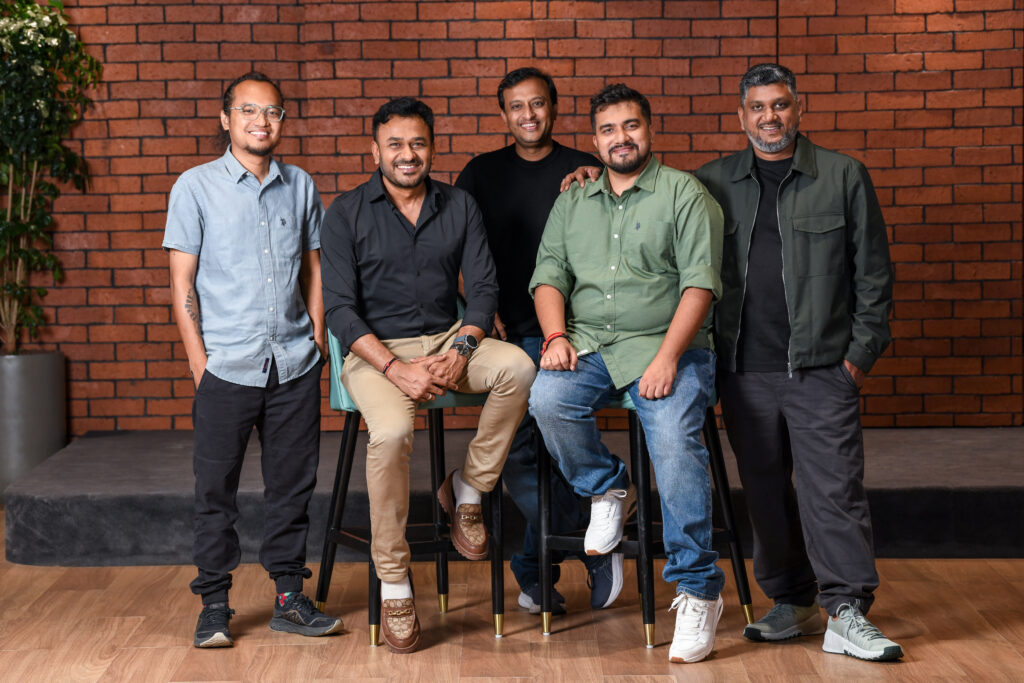
#> input picture data/candidates/candidate_1.jpg, 1024 x 683 px
$ python -i ela.py   (imports and definitions only)
#> lines starting #> are read from the running program, lines starting #| are printed output that depends on the picture
import io
import os
from pathlib import Path
from typing import Dict, Any, Optional
import numpy as np
from PIL import Image, ImageChops


def generate_ela(
    image_path: str,
    output_path: str,
    quality: int = 90,
    scale: int = 15,
) -> Dict[str, Any]:
    """
    Performs image manipulation analysis:
    - For JPEG: Computes Error Level Analysis (ELA) by re-saving at known quality,
      calculates statistical differences, scales the visualization, and extracts
      encoding properties.
    - For PNG: Explains why JPEG ELA is not methodologically valid for lossless formats,
      and performs lossless format/alpha channel inspection.
    - For WebP: Analyzes WebP compression format and characteristics.
    """
#> called with image_path = '../../data/candidates/candidate_1.jpg', output_path = 'out.png', quality = 90, scale = 15
    if not os.path.exists(image_path):
        raise FileNotFoundError(f"Source image not found: {image_path}")

    Path(output_path).parent.mkdir(parents=True, exist_ok=True)

    with Image.open(image_path) as img:
#> img is the input picture: PIL image 1024x683 RGB; mean R, G, B 96.3, 72.3, 63.1
        img_format = img.format.upper() if img.format else "UNKNOWN"
#> img_format = 'JPEG'
        width, height = img.size
#> width = 1024; height = 683
        mode = img.mode
#> mode = 'RGB'

        if img_format == "JPEG":
            return _analyze_jpeg_ela(img, output_path, quality, scale)
        elif img_format == "PNG":
            return _analyze_png(img, output_path)
        elif img_format == "WEBP":
            return _analyze_webp(img, output_path, quality, scale)
        else:
            return {
                "format": img_format,
                "ela_applicable": False,
                "ela_path": None,
                "methodology_note": f"Format '{img_format}' does not support standard JPEG Error Level Analysis.",
                "disclaimer": (
                    "Investigative notice: Error analysis is format-dependent. "
                    "Results are investigative indicators, not proof of manipulation."
                ),
            }


def _analyze_jpeg_ela(
    img: Image.Image,
    output_path: str,
    quality: int,
    scale: int,
) -> Dict[str, Any]:
    """Perform actual Error Level Analysis on a JPEG image."""
#> called with output_path = 'out.png', quality = 90, scale = 15
    # Convert to RGB for standardized comparison
    orig_rgb = img.convert("RGB")
    orig_arr = np.array(orig_rgb, dtype=np.float32)

    # Recompress at specified quality level in-memory
    buffer = io.BytesIO()
    orig_rgb.save(buffer, format="JPEG", quality=quality)
    buffer.seek(0)
    recompressed = Image.open(buffer).convert("RGB")
    recomp_arr = np.array(recompressed, dtype=np.float32)

    # Calculate absolute difference
    diff_arr = np.abs(orig_arr - recomp_arr)
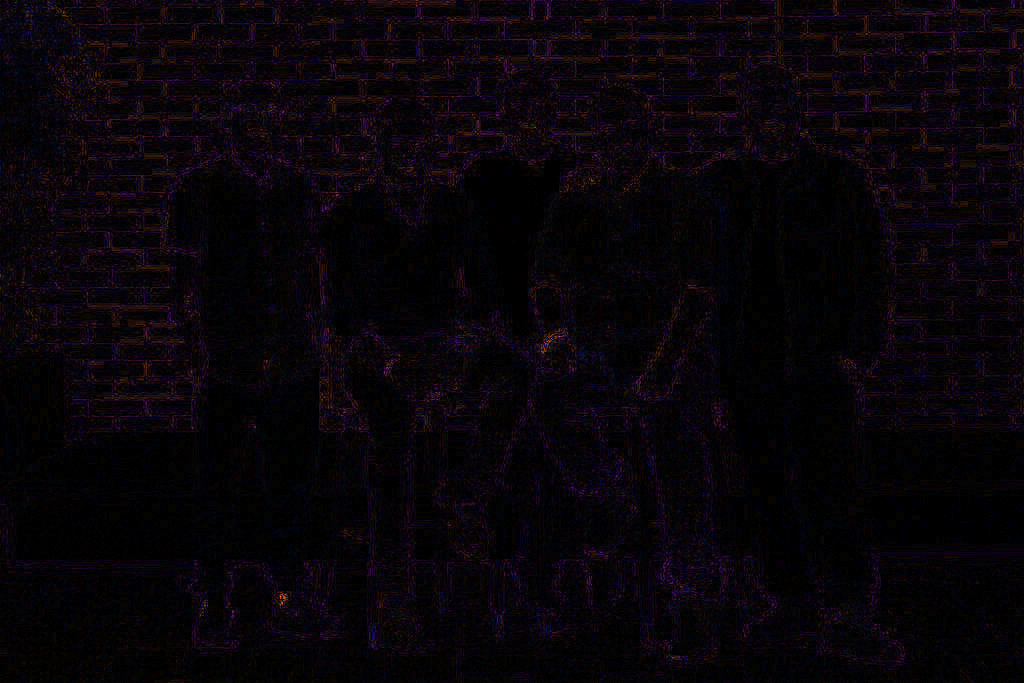
#> diff_arr: shape (683, 1024, 3) float32; mean R, G, B 2, 1, 2.1; drawn with min black and max white

    # Compute statistical metrics on difference
    mean_error = float(np.mean(diff_arr))
#> mean_error = 1.7
    max_error = float(np.max(diff_arr))
#> max_error = 57
    std_error = float(np.std(diff_arr))
#> std_error = 2.22
    median_error = float(np.median(diff_arr))
#> median_error = 1

    # Calculate ratio of high error pixels (threshold > 10 in unscaled difference)
    high_contrast_pixels = float(np.sum(diff_arr > 10)) / float(diff_arr.size) * 100.0
#> high_contrast_pixels = 0.96

    # Scale visualization for human inspection
    scaled_diff = np.clip(diff_arr * scale, 0, 255).astype(np.uint8)
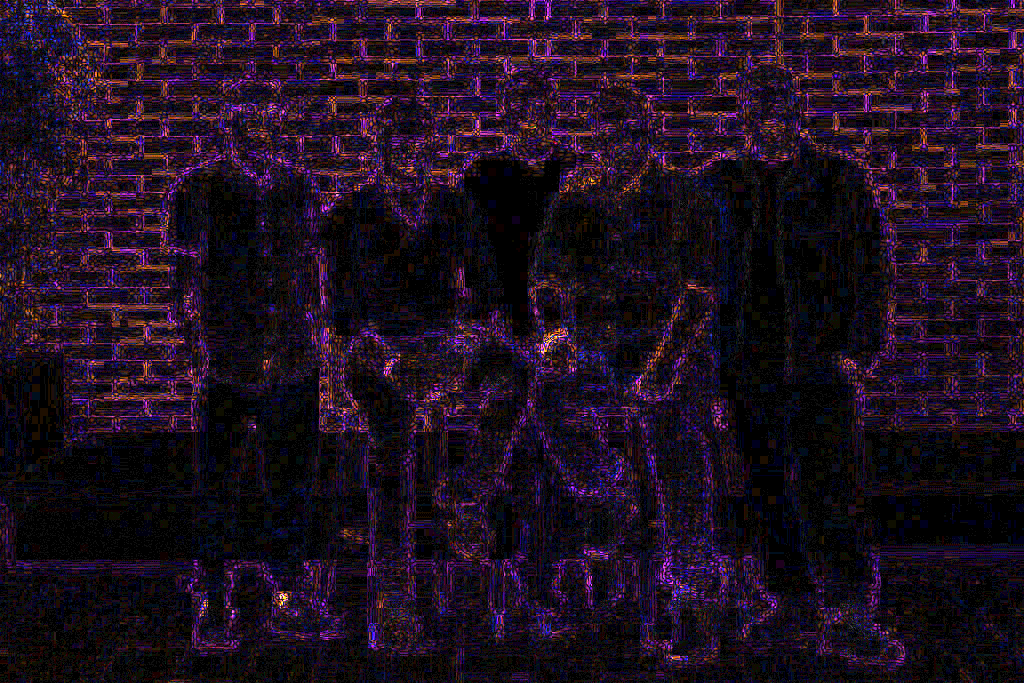
#> scaled_diff: shape (683, 1024, 3); mean R, G, B 29.7, 15.3, 31.2
    ela_image = Image.fromarray(scaled_diff)
    ela_image.save(output_path, format="JPEG", quality=95)

    # Extract JPEG encoding properties
    progressive = bool(img.info.get("progressive", False))
#> progressive = True
    subsampling = img.info.get("subsampling", "unknown")
#> subsampling = 'unknown'
    quantization_present = bool(getattr(img, "quantization", None))
#> quantization_present = True

    # Evaluate observable indicators
    indicators = []
    if high_contrast_pixels > 15.0:
        indicators.append(
            "Elevated error level variance detected (>15% high-contrast delta pixels). "
            "May indicate high-frequency details, sharp edges, or multi-generation compression."
        )
    else:
        indicators.append(
            "Error level variance is within normal uniform compression bounds across surfaces."
        )

    if progressive:
        indicators.append("Progressive JPEG encoding detected (common in web-optimized imagery).")

    return {
        "format": "JPEG",
        "ela_applicable": True,
        "ela_path": output_path,
        "parameters": {
            "recompression_quality": quality,
            "display_scale": scale,
        },
        "statistics": {
            "mean_error": round(mean_error, 4),
            "max_error": round(max_error, 4),
            "std_error": round(std_error, 4),
            "median_error": round(median_error, 4),
            "high_contrast_percentage": round(high_contrast_pixels, 2),
        },
        "encoding_properties": {
            "progressive": progressive,
            "subsampling": str(subsampling),
            "quantization_tables_present": quantization_present,
        },
        "observable_indicators": indicators,
        "methodology_note": (
            "JPEG Error Level Analysis visualizes the difference between the image and a re-saved copy. "
            "Higher error levels highlight areas saved at different compression rates or containing "
            "sharp high-frequency transitions."
        ),
        "disclaimer": (
            "Forensic Notice: Error Level Analysis results are investigative indicators, "
            "NOT definitive proof of manipulation. Natural edges, varying surface textures, "
            "and camera sensor noise also produce elevated error levels."
        ),
    }


# [105 lines left out: functions _analyze_png, _analyze_webp, not called in this run]

>>> result = generate_ela('../../data/candidates/candidate_1.jpg', 'out.png')
#> result = 9 items

$ run again, on data/candidates/candidate_2.jpg
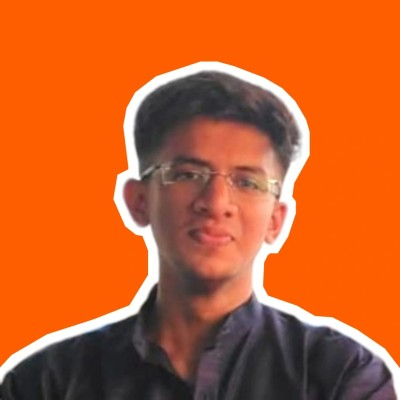
#> input picture data/candidates/candidate_2.jpg, 400 x 400 px
#> in generate_ela, img is the input picture: PIL image 400x400 RGB; mean R, G, B 197.3, 95.8, 41.1
#> in _analyze_jpeg_ela, `diff_arr = np.abs(orig_arr - recomp_arr)`:
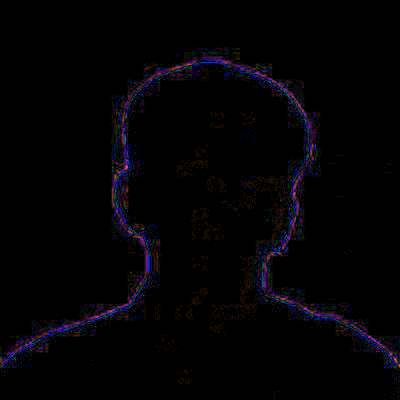
#> diff_arr: shape (400, 400, 3) float32; mean R, G, B 0.235, 0.164, 0.321; drawn with min black and max white
#> mean_error = 0.24
#> max_error = 18
#> std_error = 0.986
#> median_error = 0
#> high_contrast_pixels = 0.0927
#> progressive = True
#> subsampling = 'unknown'
#> quantization_present = True
#> result = 9 items

$ run again, on data/candidates/candidate_3.jpg
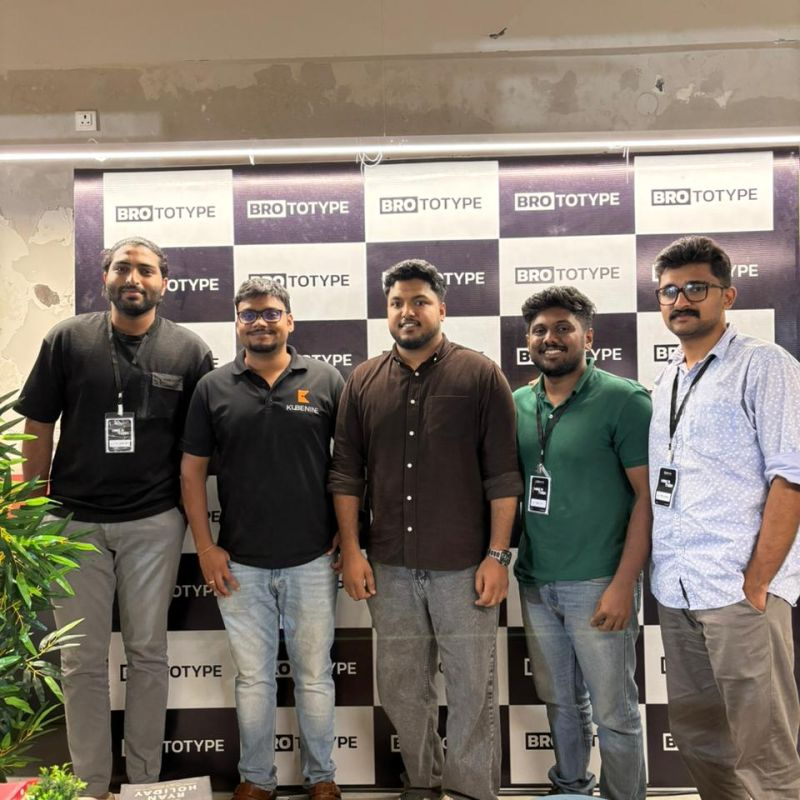
#> input picture data/candidates/candidate_3.jpg, 800 x 800 px
#> in generate_ela, img is the input picture: PIL image 800x800 RGB; mean R, G, B 127.6, 118.3, 108
#> in _analyze_jpeg_ela, `diff_arr = np.abs(orig_arr - recomp_arr)`:
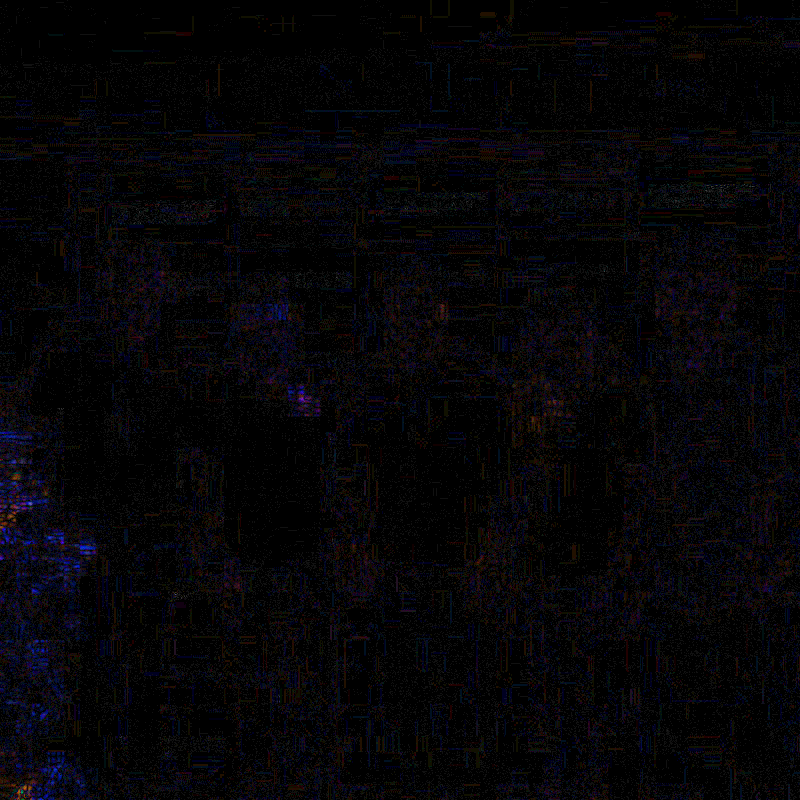
#> diff_arr: shape (800, 800, 3) float32; mean R, G, B 0.326, 0.278, 0.417; drawn with min black and max white
#> mean_error = 0.34
#> max_error = 15
#> std_error = 0.655
#> median_error = 0
#> high_contrast_pixels = 0.00349
#> progressive = True
#> subsampling = 'unknown'
#> quantization_present = True
#> result = 9 items

$ run again, on data/candidates/candidate_4.jpg
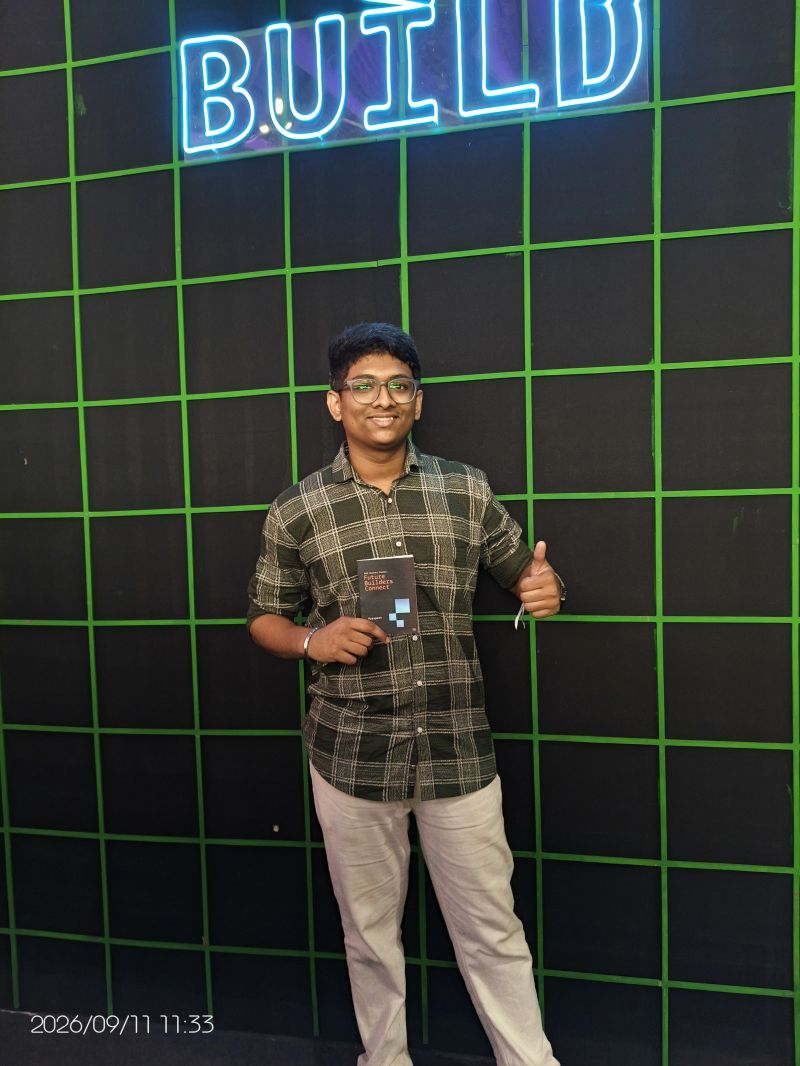
#> input picture data/candidates/candidate_4.jpg, 800 x 1066 px
#> in generate_ela, img is the input picture: PIL image 800x1066 RGB; mean R, G, B 53.5, 61, 56.8
#> in _analyze_jpeg_ela, `diff_arr = np.abs(orig_arr - recomp_arr)`:
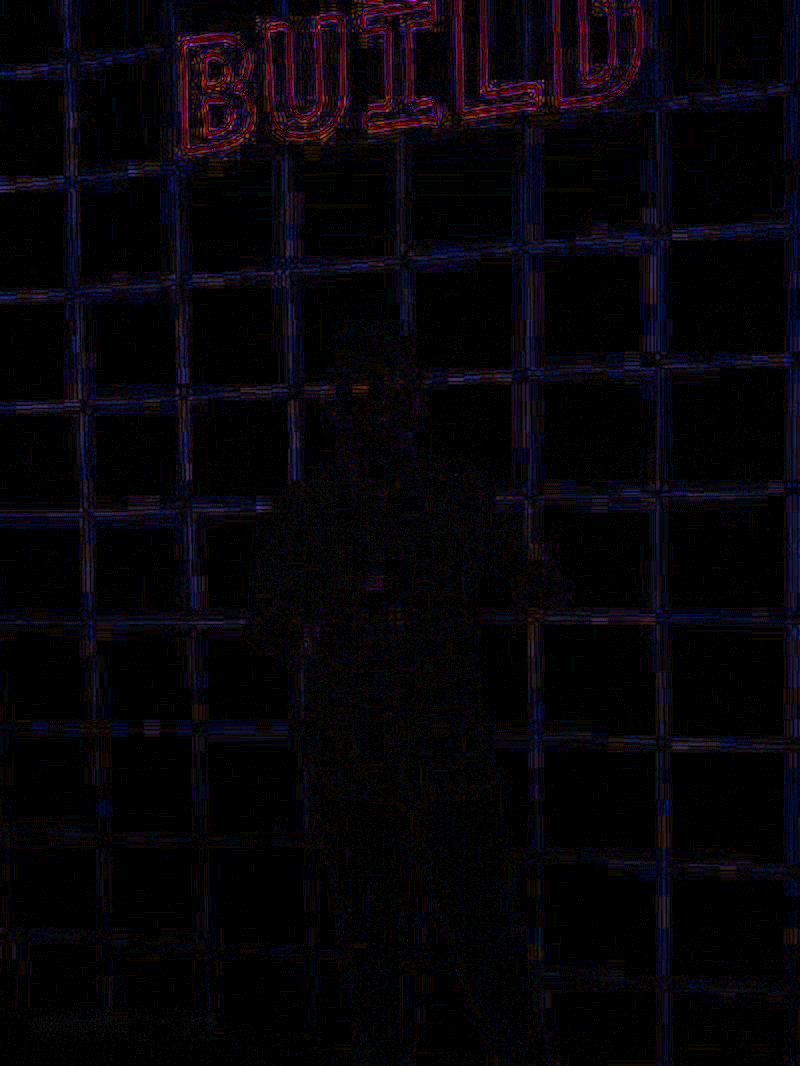
#> diff_arr: shape (1066, 800, 3) float32; mean R, G, B 0.7, 0.4, 0.9; drawn with min black and max white
#> mean_error = 0.664
#> max_error = 27
#> std_error = 1.4
#> median_error = 0
#> high_contrast_pixels = 0.215
#> in _analyze_jpeg_ela, `scaled_diff = np.clip(diff_arr * scale, 0, 255).astype(np.uint8)`:
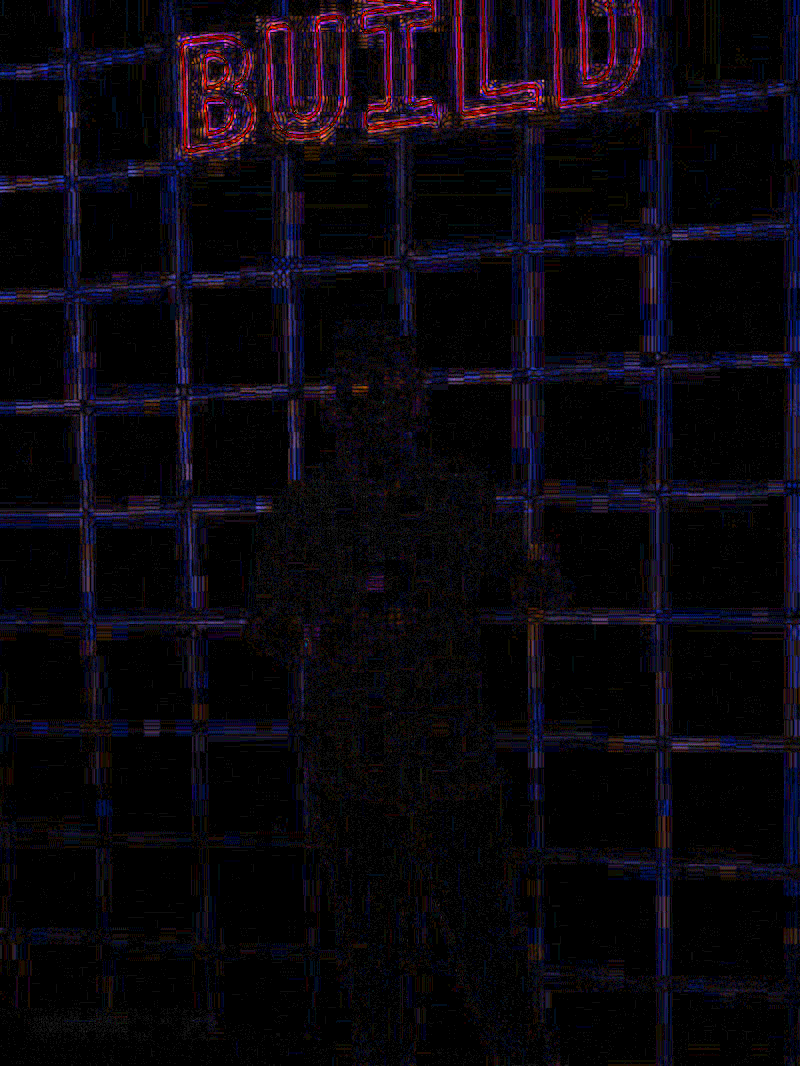
#> scaled_diff: shape (1066, 800, 3); mean R, G, B 9.9, 6.6, 13.4
#> progressive = True
#> subsampling = 'unknown'
#> quantization_present = True
#> result = 9 items
